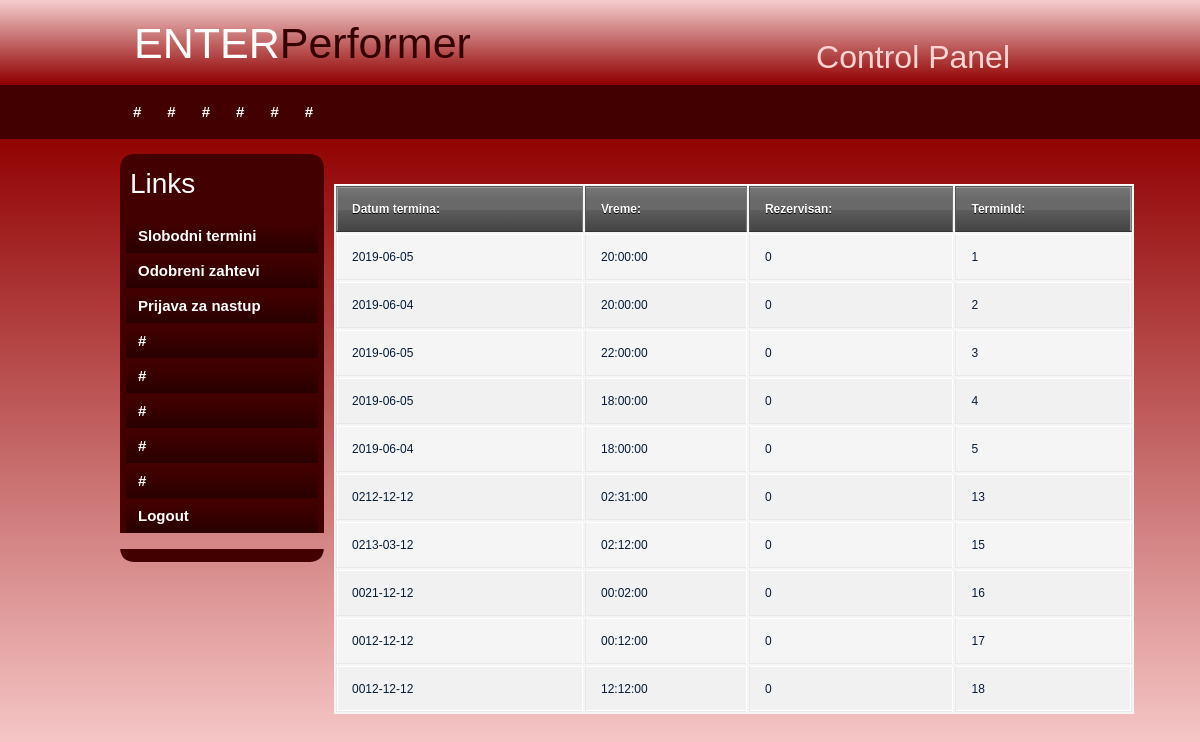
Screenshot of /enter_site/index.php/performer/slobodniTermini with the database file from the repository.
### tables this page shows
CREATE TABLE IF NOT EXISTS `termin` (
  `terminID` int(14) NOT NULL AUTO_INCREMENT,
  `datum` date NOT NULL,
  `vreme` time NOT NULL,
  `rezervisan` int(2) NOT NULL,
  PRIMARY KEY (`terminID`)
);

### enter_site/application/controllers/Performer.php (called while the page is built, shortened)
<?php
class Performer extends CI_Controller {
    public function __construct() {
        $this->load->library("session");
        $this->load->model("ModelIzvodjac");
        $this->load->model("ModelTermin");
        $this->load->model("ModelDogadjaj");
        $this->load->model("ModelSlobodniTermini");
    }
    public function slobodniTermini(){
        $termini1 = $this->ModelSlobodniTermini->dohvSlobodneTermine();
        $naredba1 = "termini1";
        $this->load->view("performer/index.php",  array('termini1'=>$termini1,'naredba1'=>"termini1"));
    }
}

### enter_site/index.php (called while the page is built, shortened)
<?php
require_once BASEPATH.'core/CodeIgniter.php';

### enter_site/application/models/ModelSlobodniTermini.php (called while the page is built, shortened)
<?php
class ModelSlobodniTermini extends CI_Model{
    public function dohvSlobodneTermine() {
        $this->db->select('*');
        $this->db->from('termin');
        $this->db->where('rezervisan',0);
        $query=$this->db->get();
        $result = $query->result();
        return $result;
    }
}

### enter_site/application/views/performer/index.php (the view, shortened to what this page needs)
<!DOCTYPE html PUBLIC "-//W3C//DTD XHTML 1.0 Transitional//EN" "http://www.w3.org/TR/xhtml1/DTD/xhtml1-transitional.dtd">
<link rel="stylesheet" href="https://stackpath.bootstrapcdn.com/bootstrap/4.3.1/css/bootstrap.min.css">
<link rel="stylesheet" href="<?php echo base_url();?>assets/css/style.css">
<html xmlns="http://www.w3.org/1999/xhtml">
<head>
</head>
<body>
<div id="container">
		<div id="header">
        	<h1>ENTER<span class="off">Performer</span></h1>
            <h2>Control Panel</h2>
        </div>
        <div id="menu">
        	<ul>
            	<li class="menuitem"><a href="#">#</a></li>
                <li class="menuitem"><a href="#">#</a></li>
                <li class="menuitem"><a href="#">#</a></li>
                <li class="menuitem"><a href="#">#</a></li>
                <li class="menuitem"><a href="#">#</a></li>
              <li class="menuitem"><a href="#">#</a></li>
            </ul>
        </div>
        <div id="leftmenu">
        <div id="leftmenu_top"></div>
				<div id="leftmenu_main">
                <h3>Links</h3>
                <ul>
                    <li><a href="<?php echo site_url("Performer/slobodniTermini"); ?>">Slobodni termini</a></li>
                    <li><a href="<?php echo site_url("Performer/odobreniZahtevi"); ?>">Odobreni zahtevi</a></li>
                    <li><a href="<?php echo site_url("Performer/dodajDog"); ?>">Prijava za nastup</a></li>
                    <li><a href="#">#</a></li>
                    <li><a href="#">#</a></li>
                    <li><a href="#">#</a></li>
                    <li><a href="#">#</a></li>
                    <li><a href="#">#</a></li>
                    <li><a href="<?php echo site_url("Performer/logout"); ?>">Logout</a></li>
                </ul>
</div>
              <div id="leftmenu_bottom"></div>
        </div>
		<div id="content">
        <div id="content_main">
        	<?php
                    if($naredba1 == "pocetna"){
                        echo "Hola Mr. Performer!";
                    }
                    elseif($naredba1 == "termini1"){
                        echo "<table> <tr><th>Datum termina:</th><th>Vreme:</th><th>Rezervisan:</th><th>TerminId:</th></tr>";
                        foreach ($termini1 as $termin) {
                            echo "<tr><td>".$termin->datum."</td><td>".$termin->vreme."</td><td> ".$termin->rezervisan."</td><td> ".$termin->terminID."</td></tr>";
                        }
                        echo "</table><br><br>";
                    }
                ?>
        </div>
      </div>
   </div>
</body>
</html>

### enter_site/assets/css/style.css (style rules this page uses)
body { margin: 0; padding: 0; text-align: left; font: 12px Arial, Helvetica, sans-serif; font-size: 13px; color: #061C37; background-color: #FACFCF; background-image:url(images/background.png); background-repeat:repeat-x; }
* { margin: 0 auto 0 auto; text-align:left; }
#container { display: block; height:auto; position: relative; width: 960px; }
#header { height:85px; width:960px; }
#header h1 { position:absolute; text-align:left; color:#FFFFFF; font-size:43px; color:#FFF; left:14px; top:18px; }
#header h2 { position:absolute; text-align:right; color:#FFD5D5; left:490px; top:38px; width:400px; }
.off { color:#300; }
#menu { display:block; float:left; clear:both; width:960px; height:54px; float:left; clear:both; }
#leftmenu { margin-top:15px; width:204px; float:left; }
#leftmenu_top { width:204px; height:13px; background-image:url(images/leftmenu_top.png); }
#leftmenu_bottom { width:204px; height:13px; background-image:url(images/leftmenu_bottom.png); }
#leftmenu_main { width:204px; height:auto; background-color:#420000; }
#leftmenu_main ul { list-style: none; padding: 0px; width:204px; }
#leftmenu_main h3 { list-style: none; padding: 0px; width:204px; color:#FFFFFF; padding-left:10px; padding-bottom:14px; }
#leftmenu_main ul li { list-style: none; padding: 0px; width:204px; text-align:left; }
#leftmenu_main ul li a, #leftmenu_main ul li a:visited { display:block; list-style: none; padding: 0px; width:192px; padding-left:12px; padding-top:4px; height:30px; text-align:left; background-image:url(images/leftmenu_link.png); background-repeat:repeat-x; margin-top:5px; color:#FFFFFF; text-decoration:none; font-size:15px; font-weight:bold; }
#content { display:block; float:left; width:689px; height:auto; padding-left:10px; padding-top:15px; padding-right:10px; padding-bottom:5px; }
#menu ul { list-style: none; padding: 0px; margin-left:auto; width:960px; }
#menu li { list-style: none; padding: 0px; display: inline; }
#menu a { float: left; height: 36px; display: block; text-align: center; text-decoration: none; color: #ffffff; font-weight: bold; padding-top: 18px; font-size: 15px; padding-left:13px; padding-right:13px; }
html, body { text-align: center; }
table { background: #f5f5f5; border-collapse: separate; box-shadow: inset 0 1px 0 #fff; font-size: 12px; line-height: 24px; margin: 30px auto; text-align: left; width: 800px; }
th { background: url(https://jackrugile.com/images/misc/noise-diagonal.png), linear-gradient(#777, #444); border-left: 1px solid #555; border-right: 1px solid #777; border-top: 1px solid #555; border-bottom: 1px solid #333; box-shadow: inset 0 1px 0 #999; color: #fff; font-weight: bold; padding: 10px 15px; position: relative; text-shadow: 0 1px 0 #000; }
th:after { background: linear-gradient(rgba(255,255,255,0), rgba(255,255,255,.08)); content: ''; display: block; height: 25%; left: 0; margin: 1px 0 0 0; position: absolute; top: 25%; width: 100%; }
th:first-child { border-left: 1px solid #777; box-shadow: inset 1px 1px 0 #999; }
th:last-child { box-shadow: inset -1px 1px 0 #999; }
td { border-right: 1px solid #fff; border-left: 1px solid #e8e8e8; border-top: 1px solid #fff; border-bottom: 1px solid #e8e8e8; padding: 10px 15px; position: relative; transition: all 300ms; }
td:first-child { box-shadow: inset 1px 0 0 #fff; }
td:last-child { border-right: 1px solid #e8e8e8; box-shadow: inset -1px 0 0 #fff; }
tr { background: url(https://jackrugile.com/images/misc/noise-diagonal.png); }
tr:nth-child(odd) td { background: #f1f1f1 url(https://jackrugile.com/images/misc/noise-diagonal.png); }
tr:last-of-type td { box-shadow: inset 0 -1px 0 #fff; }
tr:last-of-type td:first-child { box-shadow: inset 1px -1px 0 #fff; }
tr:last-of-type td:last-child { box-shadow: inset -1px -1px 0 #fff; }

### rows the page displays
termin: datum "2019-06-05", vreme "20:00:00", rezervisan "0", terminID "1"
termin: datum "2019-06-04", vreme "20:00:00", rezervisan "0", terminID "2"
termin: datum "2019-06-05", vreme "22:00:00", rezervisan "0", terminID "3"
termin: datum "2019-06-05", vreme "18:00:00", rezervisan "0", terminID "4"
termin: datum "2019-06-04", vreme "18:00:00", rezervisan "0", terminID "5"
termin: datum "0212-12-12", vreme "02:31:00", rezervisan "0", terminID "13"
termin: datum "0213-03-12", vreme "02:12:00", rezervisan "0", terminID "15"
termin: datum "0021-12-12", vreme "00:02:00", rezervisan "0", terminID "16"
termin: datum "0012-12-12", vreme "00:12:00", rezervisan "0", terminID "17"
termin: datum "0012-12-12", vreme "12:12:00", rezervisan "0", terminID "18"
